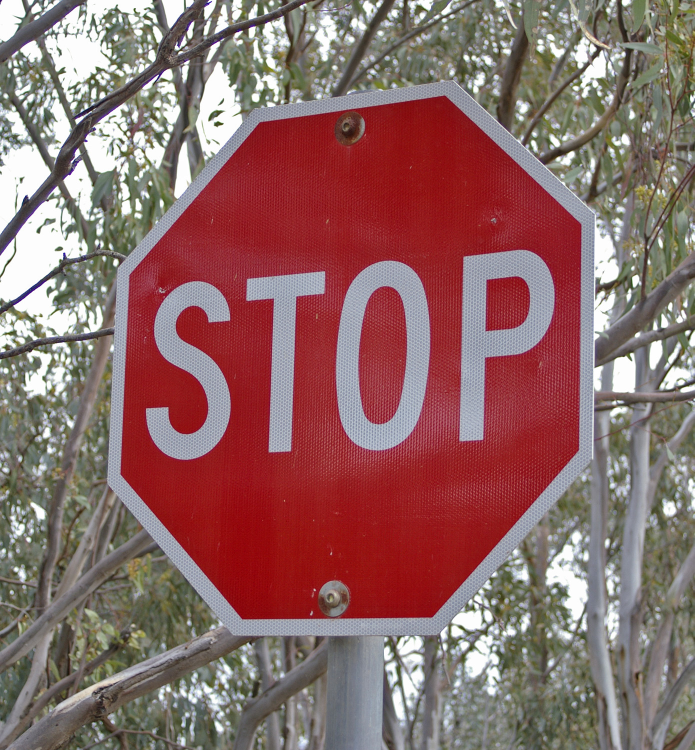
#> input picture 2 - Advanced Computer Vision/STOP_sign.jpg, 1389 x 1500 px, found by its file name (shown at 1/2 size)
$ jupyter execute 'Perspective transform.ipynb'   (shell and % lines are left out)
#> lines starting #> are read from the running program, lines starting #| are printed output that depends on the picture
[cell 1]
import numpy as np
import cv2
import glob
import matplotlib.pyplot as plt

[cell 2]
img = cv2.imread('stop_sign.jpg')
#> img is the input picture: shape (1500, 1389, 3); mean B, G, R 103.4, 105.4, 141.2
plt.figure()
plt.imshow(img)

#Source
# Place source points for uimage wrapping
dotS_UL=[250,500]; dotS_UR= [1180,420]
dotS_LL=[220,950] ; dotS_LR= [1180,910]

src= np.float32([dotS_UL,dotS_LL,dotS_LR,dotS_UR])

# Create and plot source plane
xs = [x[0] for x in src]
ys = [x[1] for x in src]

plt.plot(xs,ys, 'ro-')

#Destination
dotD_UL=[250,500]; dotD_UR= [1180,500]
dotD_LL=[250,950] ; dotD_LR= [1180,950]

dst= np.float32([dotD_UL,dotD_LL,dotD_LR,dotD_UR])

xd = [x[0] for x in dst]
yd = [x[1] for x in dst]

plt.plot(xd,yd, 'bo-')

# Create and plot source plane
xd = [x[0] for x in dst]
yd = [x[1] for x in dst]

#Computye perspective transform
M = cv2.getPerspectiveTransform(src, dst)

warped = cv2.warpPerspective(img, M, (img.shape[0],img.shape[1]), flags=cv2.INTER_LINEAR)
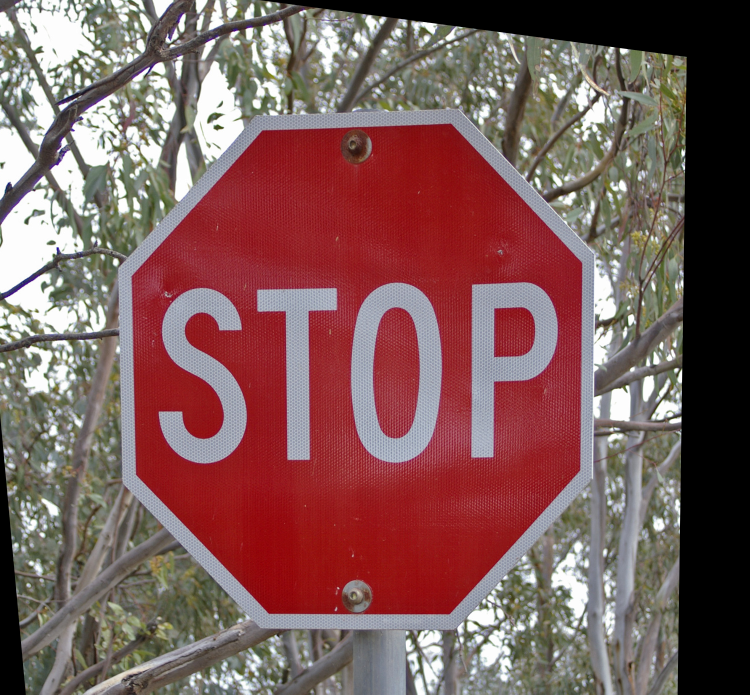
#> warped: shape (1389, 1500, 3) (shown at 1/2 size); mean B, G, R 90.4, 92, 125.6

plt.figure()
plt.imshow(warped)
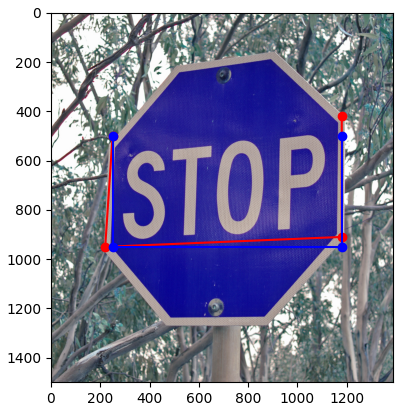
#> figure drawn by matplotlib, 1 panel; B, G, R data is drawn as R, G, B

$ run again, with 2 - Advanced Computer Vision/bridge_shadow.jpg copied over 2 - Advanced Computer Vision/STOP_sign.jpg
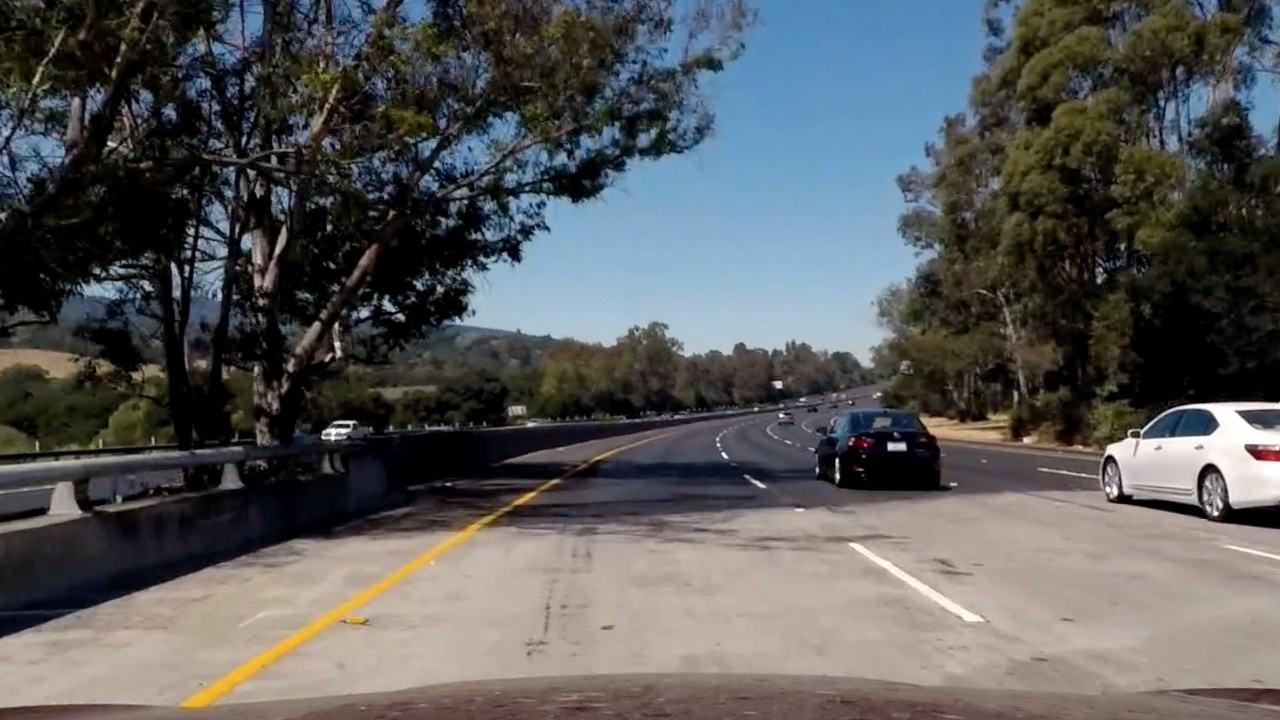
#> input picture 2 - Advanced Computer Vision/bridge_shadow.jpg, 1280 x 720 px, found by its file name
#> img is the input picture: shape (720, 1280, 3); mean B, G, R 90.8, 90.6, 89.7
#> `warped = cv2.warpPerspective(img, M, (img.shape[0],img.shape[1]), flag..`:
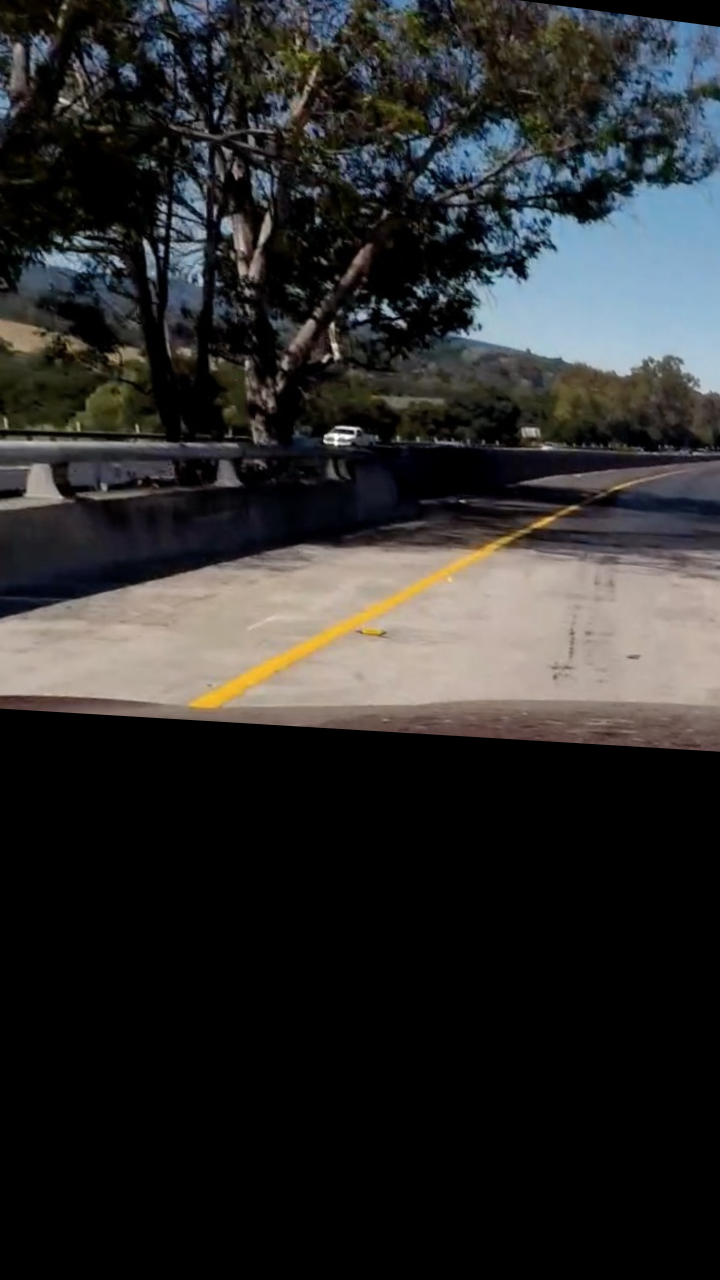
#> warped: shape (1280, 720, 3); mean B, G, R 43.6, 44.1, 44.4
#> `[cell 2] img = cv2.imread('stop_sign.jpg') plt.figure() plt.imshow(img..`:
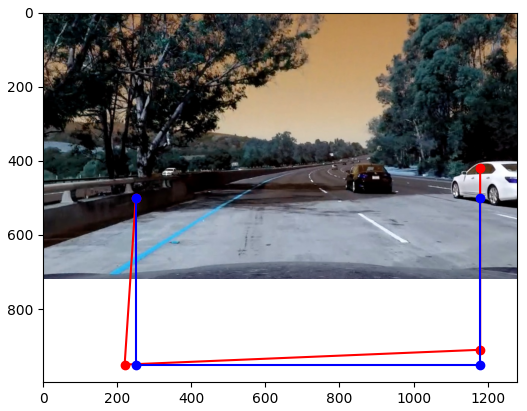
#> figure drawn by matplotlib, 1 panel; B, G, R data is drawn as R, G, B

$ run again, with 2 - Advanced Computer Vision/curved-lane.jpg copied over 2 - Advanced Computer Vision/STOP_sign.jpg
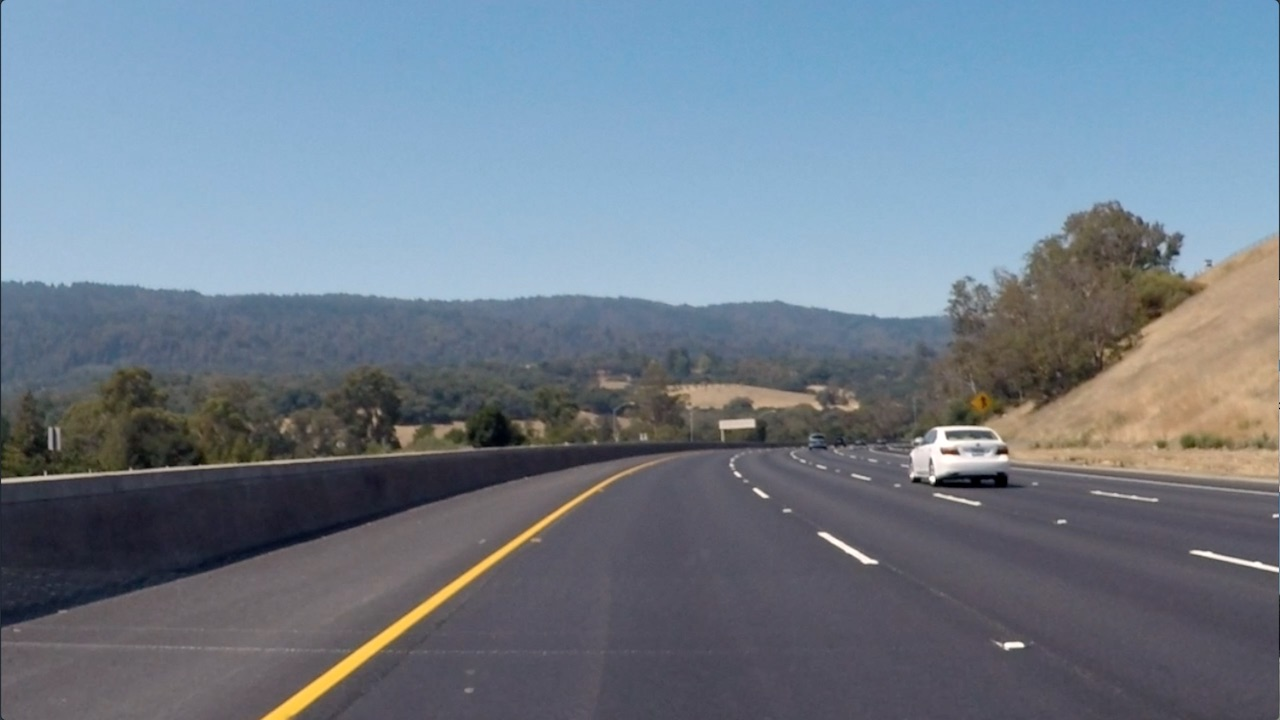
#> input picture 2 - Advanced Computer Vision/curved-lane.jpg, 1280 x 720 px, found by its file name
#> img is the input picture: shape (720, 1280, 3); mean B, G, R 138.7, 125, 112.1
#> `warped = cv2.warpPerspective(img, M, (img.shape[0],img.shape[1]), flag..`:
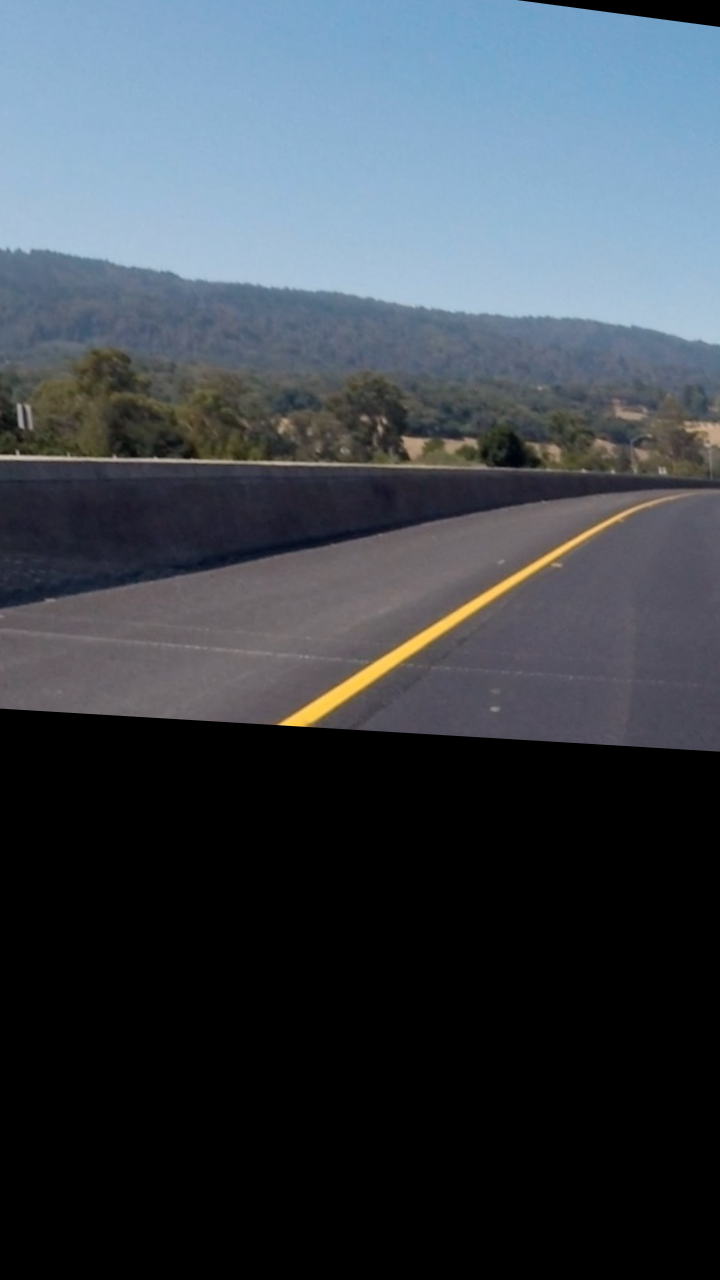
#> warped: shape (1280, 720, 3); mean B, G, R 77.9, 69.5, 61.6
#> `[cell 2] img = cv2.imread('stop_sign.jpg') plt.figure() plt.imshow(img..`:
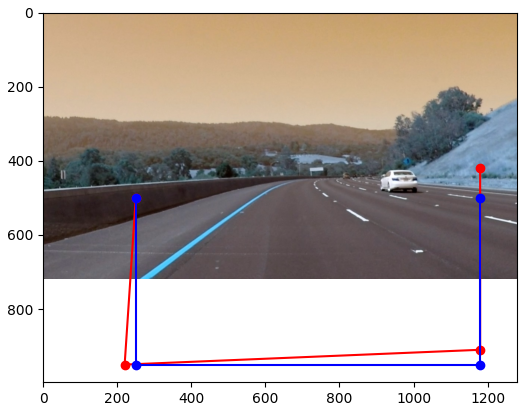
#> figure drawn by matplotlib, 1 panel; B, G, R data is drawn as R, G, B

$ run again, with 2 - Advanced Computer Vision/signs_vehicles_xygrad.png saved as 2 - Advanced Computer Vision/STOP_sign.jpg
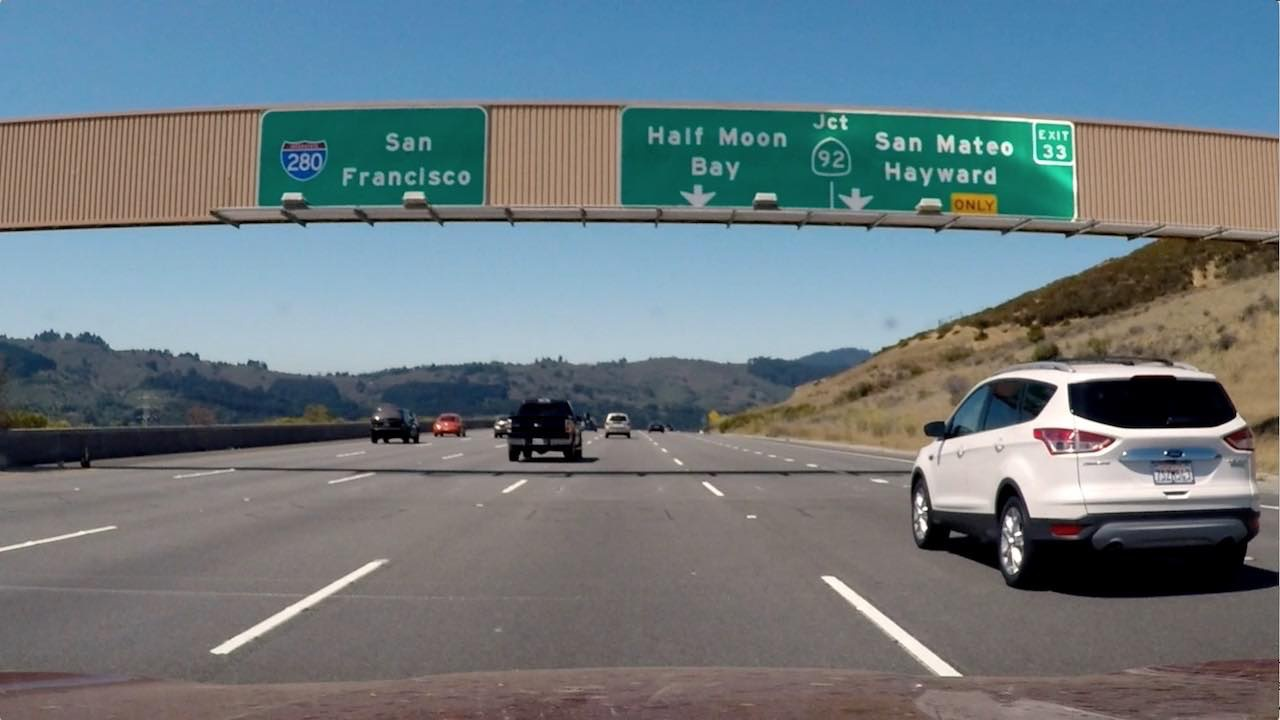
#> input picture 2 - Advanced Computer Vision/signs_vehicles_xygrad.png, 1280 x 720 px, found by its file name
#> img is the input picture: shape (720, 1280, 3); mean B, G, R 127.4, 121.6, 109.2
#> `warped = cv2.warpPerspective(img, M, (img.shape[0],img.shape[1]), flag..`:
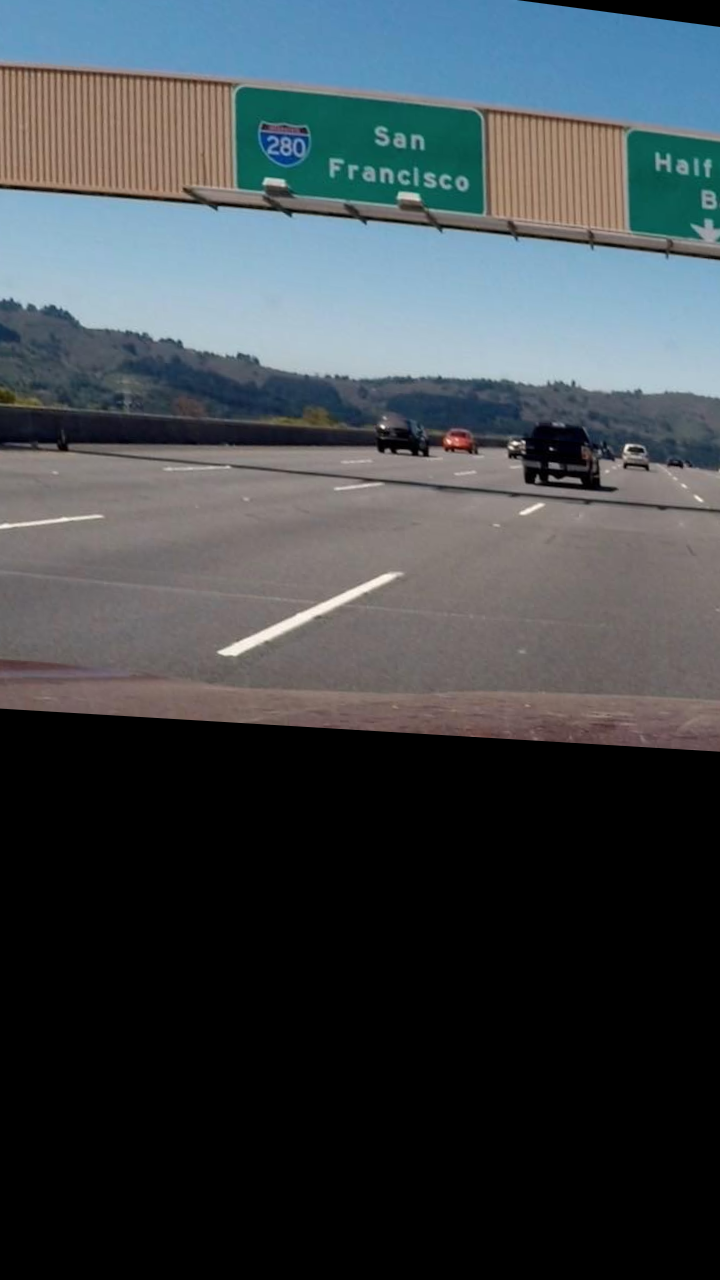
#> warped: shape (1280, 720, 3); mean B, G, R 74.6, 70.4, 63.3
#> `[cell 2] img = cv2.imread('stop_sign.jpg') plt.figure() plt.imshow(img..`:
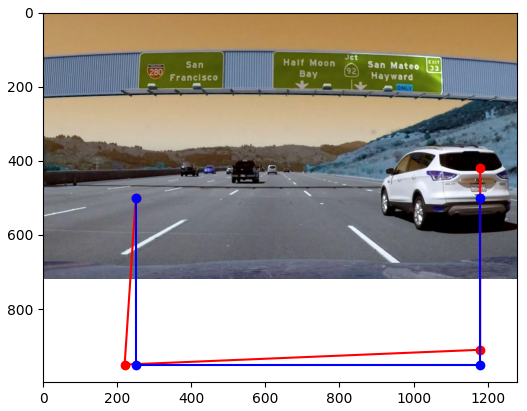
#> figure drawn by matplotlib, 1 panel; B, G, R data is drawn as R, G, B
